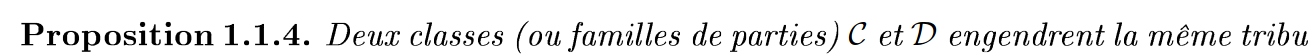
#> input picture Flashcards/MAT3101/PolyCours/Egalite-d-engendrement/Egalite-d-engendrementQ.png, 1314 x 54 px
$ python AllTypeFlash.py
#> lines starting #> are read from the running program, lines starting #| are printed output that depends on the picture
path = ["Flashcards/MAT3101/PolyCours"]

import os, random, time

import markdown
from IPython.display import HTML

import cv2

ideal_width, ideal_height = 1000, 600
screen_width, screen_height = (2560, 1600)
def openThisScreenshot(file) :

	image = cv2.imread(str(file))
#> image is the input picture: shape (54, 1314, 3); mean B, G, R 233.1, 233.1, 233.1
	image_width, image_height = image.shape[1], image.shape[0]
#> image_width = 1314; image_height = 54
	#print(image_width, image_height)

	# Calculate the position to center the image
	x_pos = (screen_width - image_width) // 4
#> x_pos = 311
	y_pos = (screen_height - image_height) // 4
#> y_pos = 386

	if image_width / image_height < ideal_width/ideal_height:
		#resize to height
		resized_image = cv2.resize(image, (int(image_width*ideal_height/image_height), ideal_height))
	else :
		#resize to width
		resized_image = cv2.resize(image, (ideal_width, int(image_height*ideal_width/image_width)))
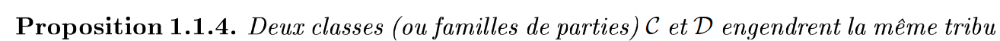
#> resized_image: shape (41, 1000, 3); mean B, G, R 233.1, 233.1, 233.1


	# Create a named window with a specific position

	# Display the image
	cv2.imshow('Centered Image', resized_image)
	#cv2.moveWindow('Centered Image', x_pos, y_pos)

	cv2.waitKey(0)
	time.sleep(0.1)
	cv2.destroyAllWindows()
	#print("test")

while True:
	weights = [len(os.listdir(lst)) for lst in path]

	chosen_index = random.choices(range(len(path)), weights=weights)[0]

	chosen_path = path[chosen_index]

	folder = random.choice(os.listdir(chosen_path))
	print(str(folder))
	specificFile = random.choice(os.listdir(chosen_path + "/" + folder))
	if specificFile.lower().endswith(".txt"):
		with open(str(chosen_path + "/" + folder + "/" + folder + "Q.txt"), 'r', encoding='utf-8') as file:
		# Read and print the entire file content
			content = file.read()
			print(content)
			file.close()
			print("\n")
		input()
		with open(str(chosen_path + "/" + folder + "/" + folder + "A.txt"), 'r', encoding='utf-8') as file:
		# Read and print the entire file content
			content = file.read()
			print(content)
			file.close()
		print("\n\n")
	elif specificFile.lower().endswith(".png"):
		openThisScreenshot(str(chosen_path + "/" + folder + "/" + folder + "Q.png"))
		openThisScreenshot(str(chosen_path + "/" + folder + "/" + folder + "A.png"))
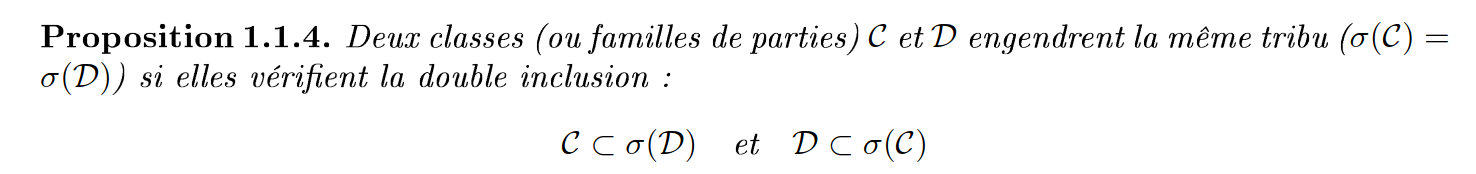
#> input picture Flashcards/MAT3101/PolyCours/Egalite-d-engendrement/Egalite-d-engendrementA.png, 1476 x 174 px
#> in openThisScreenshot, image is the input picture: shape (174, 1476, 3); mean B, G, R 244.8, 244.8, 244.8
#> in openThisScreenshot (call 2), `resized_image = cv2.resize(image, (ideal_width, int(image_height*ideal..`:
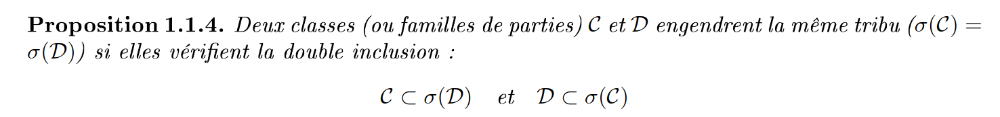
#> resized_image: shape (117, 1000, 3); mean B, G, R 244.7, 244.7, 244.7
	else:
		pass
